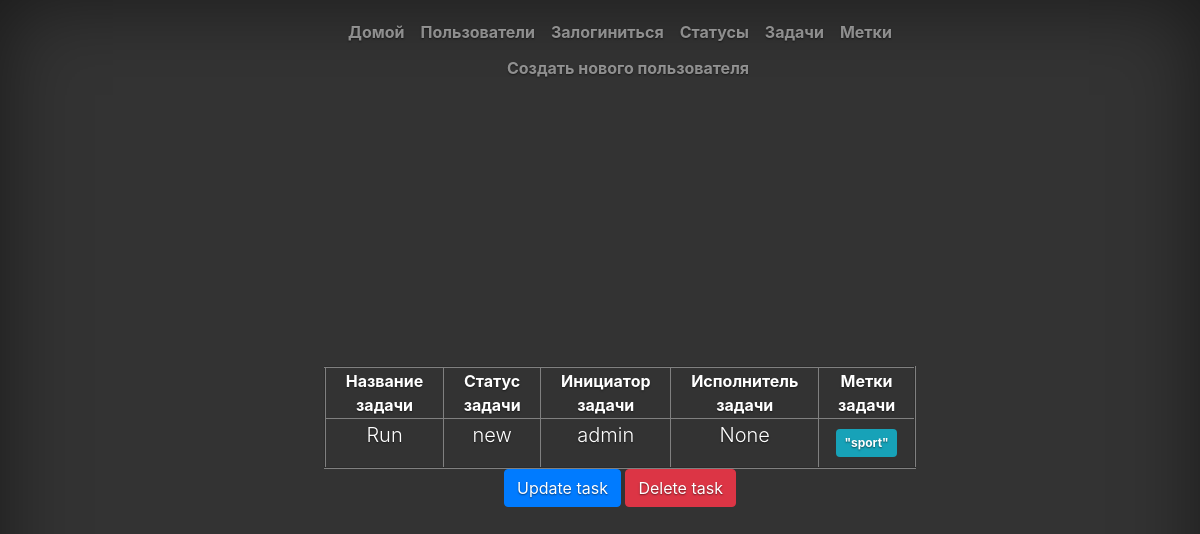
/tasks/1, run on an earlier commit of the app's database.
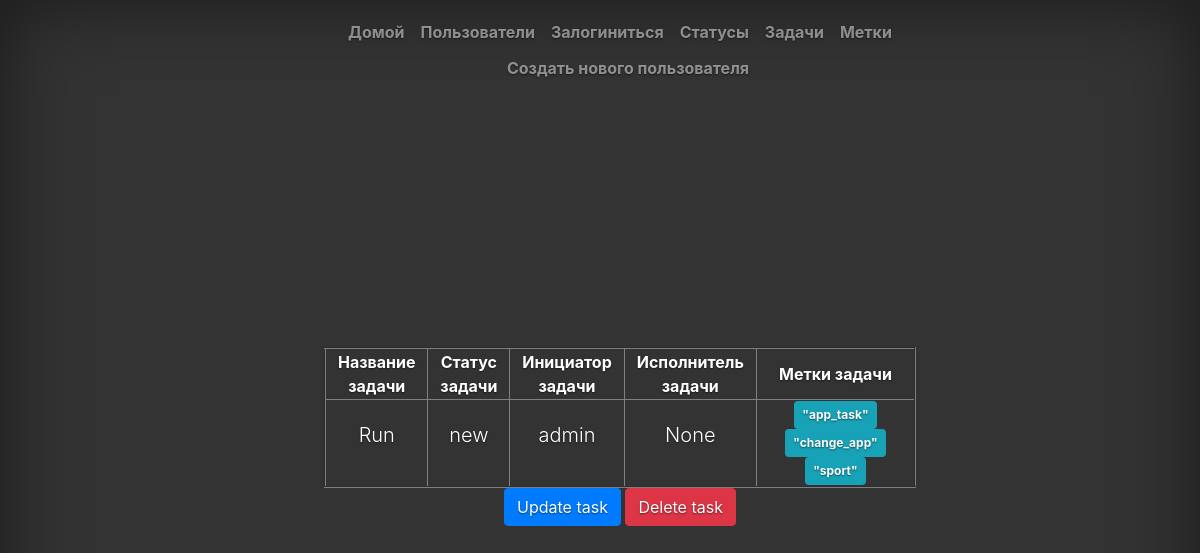
And on a later commit of the database.
### tasks/models.py (models this page shows, shortened)
class Label(models.Model):
    name = models.CharField(verbose_name='Имя', max_length=70, unique=True)
    def __str__(self):
        return self.name
    class Meta():
        ordering = ['name']

### tasks/views.py (the view)
# urls.py: path('<int:pk>', views.TaskView.as_view(), name='task'),
class TaskView(generic.DetailView):
    model = Task
    template_name = 'task_view.html'

### tasks/models.py (called while the page is built)
    def __str__(self):
        return self.name

### users/models.py (called while the page is built)
    def __str__(self):
        return self.username

### tasks/templates/task_view.html (shortened to what this page needs)
{% extends 'index.html' %}
{% load bootstrap4 %}
{% load i18n %}
{% block welcome %}
<body class="text-center">
	<table border="2" align="center">
		<tr>
			<th>Название задачи</th>
			<th>Статус задачи</th>
			<th>Инициатор задачи</th>
			<th>Исполнитель задачи</th>
			<th>Метки задачи</th>
		</tr>
		<tr>
			<td><p class="lead"> {{ object.name }}</p></td>
			<td><p class="lead"> {{ object.task_status }}</p></td>
			<td><p class="lead"> {{ object.creator }}</p></td>
			<td><p class="lead"> {{ object.assigned_to }}</p></td>
			<td>
				{% for tag in object.label.all %}
					<span class="badge badge-info p-2">"{{ tag }}"</span>
				{% endfor %}
			</td>
		</tr>
	</table>
	<a class="btn btn-primary" href={% url 'tasks:update_task' object.id %}>{% translate "Update task" %}</a>
	<a class="btn btn-danger" href={% url 'tasks:delete_task' object.id %}>{% translate "Delete task" %}</a>
</body>
{% endblock welcome %}

What changed in the data, as far as the page shows it:
added Label: name "app_task"
added Label: name "change_app"
